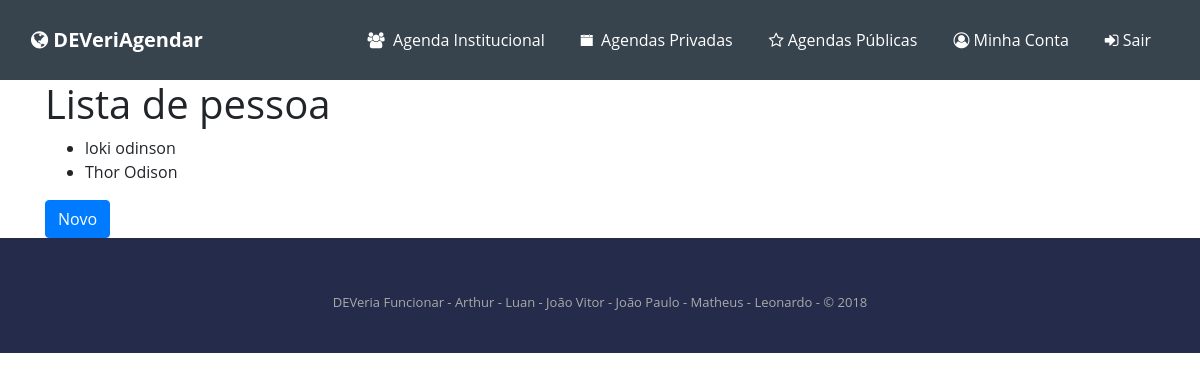
The app's page /contas/, older data.
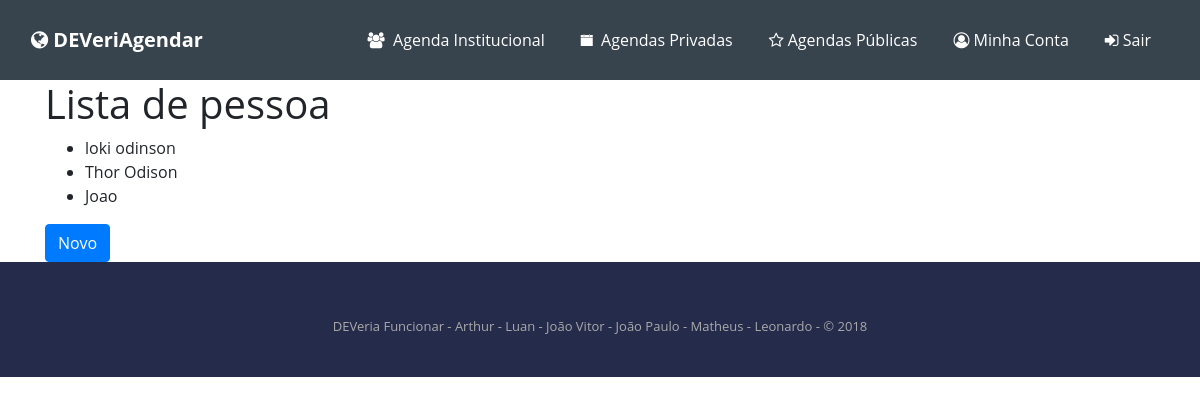
The same page, newer data.
### Agenda/models.py (models this page shows, shortened)
class Usuario(models.Model):
    usuario = models.OneToOneField(User, related_name="usuario", on_delete=models.CASCADE)
    nome = models.CharField(max_length=60, null=False)
    email = models.EmailField(max_length=45, null=False)
    bio = models.TextField(blank=True)
    telefone = models.CharField(max_length=12, null=True, blank=True)
    foto_de_Perfil = models.ImageField(upload_to='perfil', null=True, blank=True)

### Agenda/views.py (the view)
# urls.py: path('contas/', lista_contas, name='home_tipos'),
def lista_contas(request):  # metado de teste pego do SGE
    lista_tipos = Usuario.objects.all()
    return render(request, 'tipo.html', context={'tipos': lista_tipos})

### Agenda/templates/tipo.html
{% extends 'home.html' %}
{% block conteudo %}
  <h1>Lista de pessoa</h1>
  <ul>
  {% for tipo in tipos %}
      <li>{{ tipo.nome }}</li>
  {% endfor %}
  </ul>
  <a class="btn btn-primary" role='button' href='/criarconta/'>Novo</a>
{% endblock %}

Row changes from the older to the newer data that the page shows:
added Usuario: nome "Joao"
